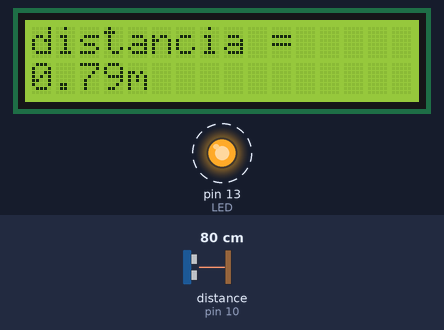
A sketch run on a simulated Arduino Uno, built with avr-gcc and run on an emulated ATmega328P. Parts: 16×2 character LCD, output pins drawn as LEDs (lit = HIGH). Dashed ring = blinking. Inputs (shaded band) come from the test bench; at power-on: distance to the obstacle (sensor on pin 10) 80 cm. The echo pulse lasts 58.3 µs per cm; pins used as bus, display or sensor lines are not drawn.

Above: at 1.2 s.
1.3 s: distance to the obstacle (sensor on pin 10) set to 2 cm
At 2.8 s:
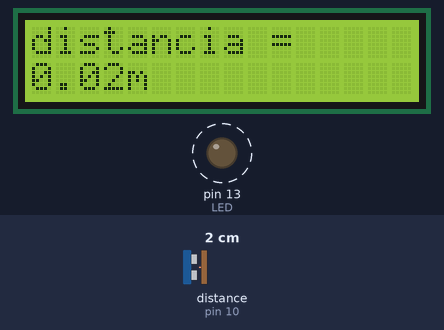
3.5 s: distance to the obstacle (sensor on pin 10) set to 4 cm
At 4.6 s:
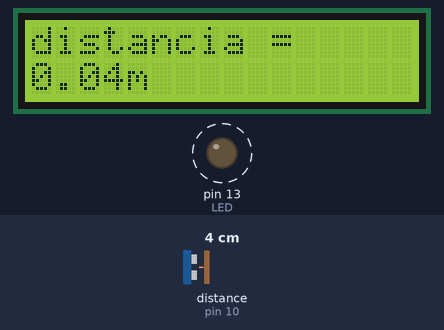
5.5 s: distance to the obstacle (sensor on pin 10) set to 9 cm
At 7.8 s:
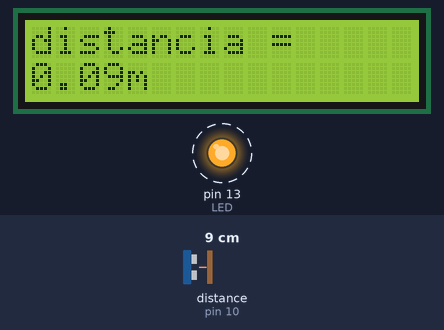
Timing chart, 0 to 13.5 s (numbered marks = the images above; inputs shaded):
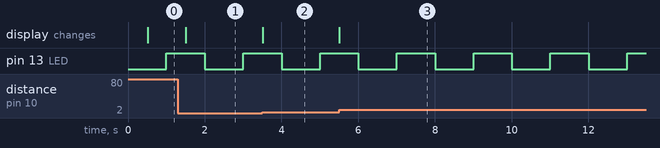

Measured:
- after the input at 1.3 s, the display: changes after 0.21 s (image 1)
- after the input at 3.5 s, the display: changes at once (image 2)
- after the input at 5.5 s, the display: changes at once (image 3)
- by itself, pin 13 (LED): alternates HIGH for 1.0 s and LOW for 1.0 s

The sketch:

EXEMPLO_ALVARO_lcd_ultrassom_led.ino
```cpp
#include <LiquidCrystal.h>
#define TEMPO_LCD 500
#define TEMPO_LED 1000
#define LED 13
#define TRIGGER 12
#define ECHO 10

unsigned long int tempoAnteriorLed = 0, tempoAnteriorLcd = 0;
LiquidCrystal lcd(12, 11, 5, 4, 3, 2);

void setup() {
  pinMode(LED, OUTPUT);
  pinMode(TRIGGER, OUTPUT);
  pinMode(ECHO, INPUT);
  lcd.begin(16, 2);
}

float ultrassom() {
  digitalWrite(TRIGGER, LOW);
  delayMicroseconds(2);
  digitalWrite(TRIGGER, HIGH);
  delayMicroseconds(5);
  digitalWrite(TRIGGER, LOW);

  float tempo = pulseIn(ECHO, HIGH);
  return (340 * tempo) / 2000000.0;
}

void piscarLed() {
  unsigned long int tempoAtual = millis();
  if (tempoAtual - tempoAnteriorLed >= TEMPO_LED) {
    digitalWrite(LED, !digitalRead(LED));
    tempoAnteriorLed = tempoAtual;
  }
}

void atualizarLcd() {
  unsigned long int tempoAtual = millis();
  if (tempoAtual - tempoAnteriorLcd >= TEMPO_LCD) {
    float distancia = ultrassom();
    lcd.clear();
    lcd.setCursor(0, 0);
    lcd.print("distancia = ");
    lcd.setCursor(0, 1);
    lcd.print(distancia, 2);
    lcd.print("m");
    tempoAnteriorLcd = tempoAtual;
  }
}

void loop() {
  piscarLed();
  atualizarLcd();
}
```
